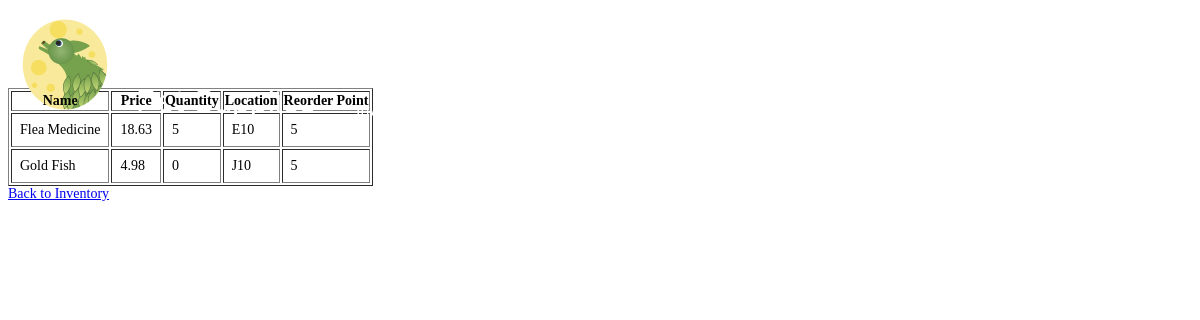
/low-stock/, run on an earlier commit of the app's database.
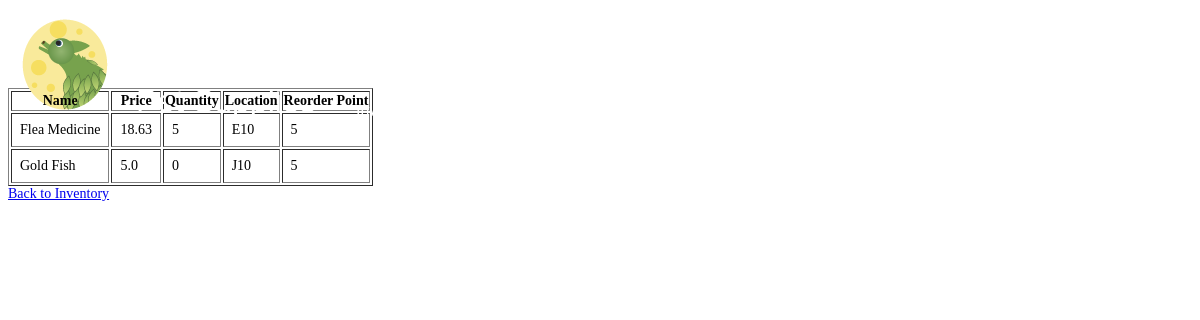
And on a later commit of the database.
### inventory/models.py (models this page shows, shortened)
class Supply(models.Model):
    name = models.CharField(max_length=255, primary_key=True)
    price = models.FloatField()
    quantity = models.IntegerField()
    location = models.CharField(max_length=255)
    reorder_point = models.PositiveIntegerField(default=5)

### inventory/views.py (the view)
# urls.py: path('low-stock/', views.low_stock_supplies, name='low_stock_supplies'),
def low_stock_supplies(request):
    low_stock_items = Supply.objects.filter(quantity__lte=models.F('reorder_point'))
    return render(request, 'inventory/low_stock.html', {'low_stock_items': low_stock_items})

### inventory/templates/inventory/low_stock.html (shortened to what this page needs)
{% load static %}
<!DOCTYPE html>
<html lang="en">
<head>
    <link rel="stylesheet" href="{% static 'css/styles.css' %}">
</head>
<body>
    <div class="header-container">
        <table class = "nav_tab">
            <tr>
                <td>
    <img src="{% static 'icons/TLeafLogo2sm.png' %}" alt="T Leaf Logo">
</td>
 <td class = "pet">
    <div class = "head">
        Pet Supplies
        </div>
    </td>
<td class = "warn2">
    Inventory Management System
</td>
<td class = "warn2">
</td>
</tr>
</table>
</div>
    <table border="1">
        <thead>
            <tr>
                <th>Name</th>
                <th>Price</th>
                <th>Quantity</th>
                <th>Location</th>
                <th>Reorder Point</th>
            </tr>
        </thead>
        <tbody>
            {% for supply in low_stock_items %}
            <tr>
                <td>{{ supply.name }}</td>
                <td>{{ supply.price }}</td>
                <td>{{ supply.quantity }}</td>
                <td>{{ supply.location }}</td>
                <td>{{ supply.reorder_point }}</td>
            </tr>
            {% empty %}
            <tr>
                <td colspan="5">No low stock items.</td>
            </tr>
            {% endfor %}
        </tbody>
    </table>
    <a href="{% url 'index' %}">Back to Inventory</a>
</body>
</html>

What changed in the data, as far as the page shows it:
changed Supply "Gold Fish": price "4.98" → "5.0"
